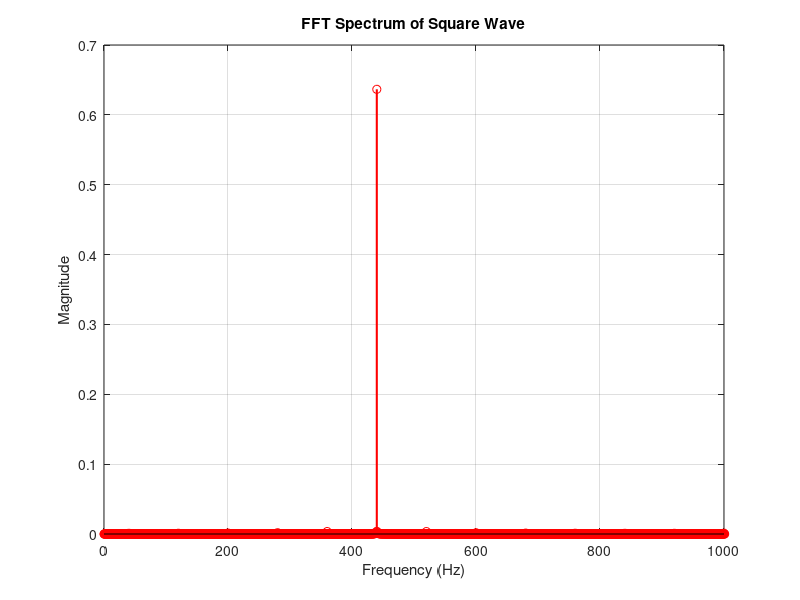

Source code (MATLAB):
% Fourier Analysis Example: Square Wave

fs = 80000;  % Sampling frequency
freq = 440;
tt = 0:1/fs:2; % Extended time range
sq_wave_fft = square(2*pi*freq*tt); % Generate a perfect square wave

Y = fft(sq_wave_fft); % Compute FFT
f = (0:length(Y)-1) * (fs/length(Y)); % Frequency vector
Y_mag = abs(Y) / length(Y); % Normalize magnitude

figure;
stem(f, Y_mag, 'r', 'LineWidth', 1.5);
xlim([0 1000]); % Show up to 1 kHz
xlabel('Frequency (Hz)');
ylabel('Magnitude');
title('FFT Spectrum of Square Wave');
grid on;
